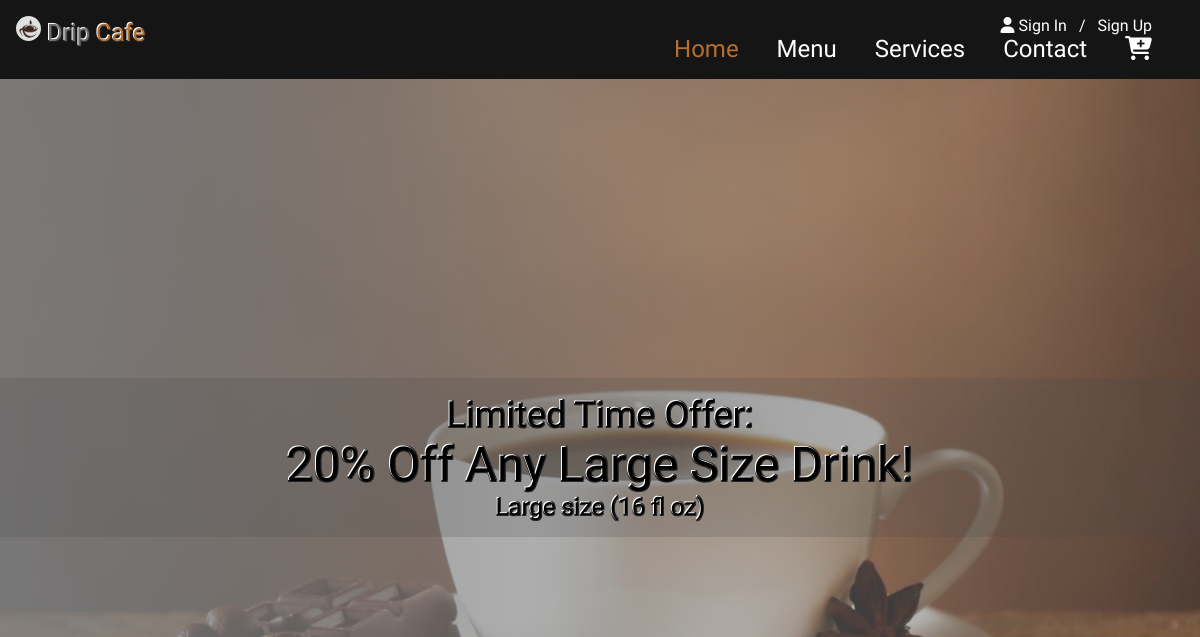
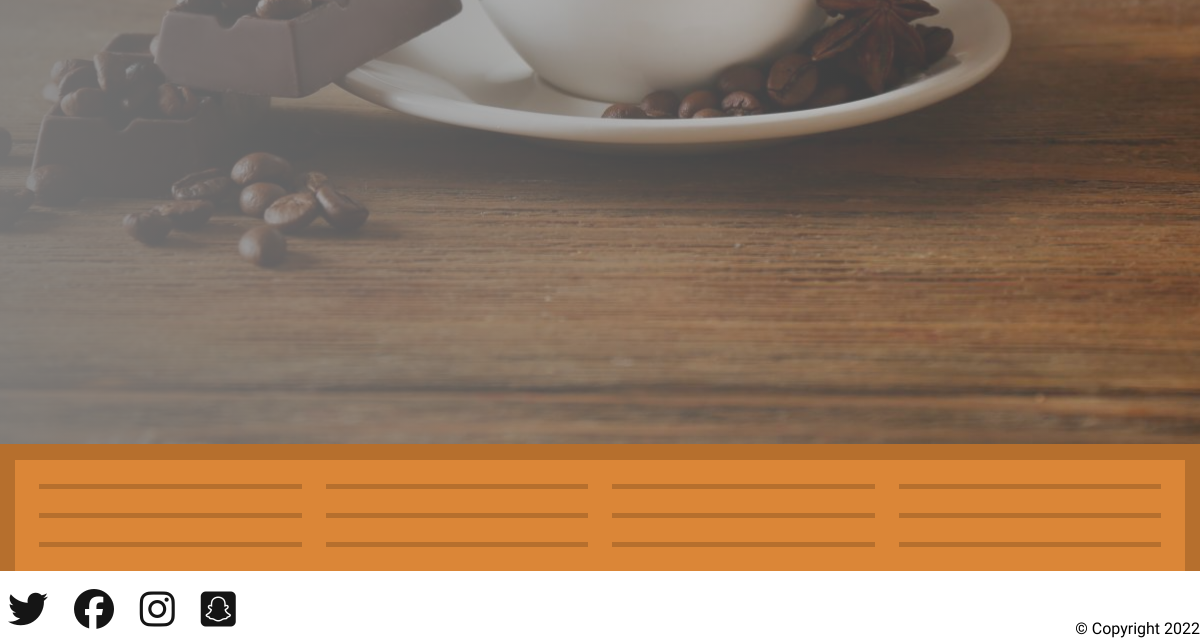
Before: /menu with the older database file (2 pictures, top to bottom).
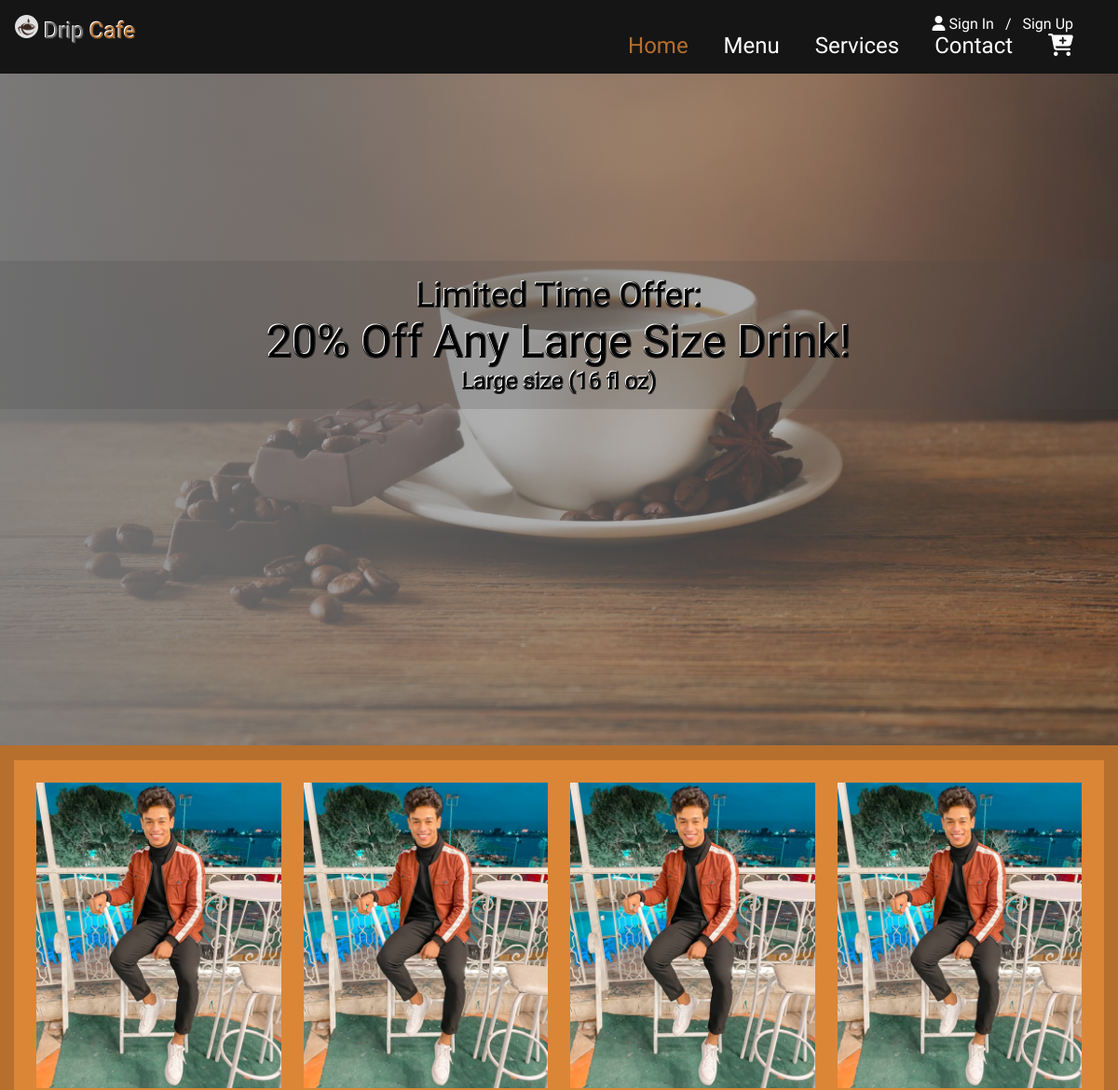
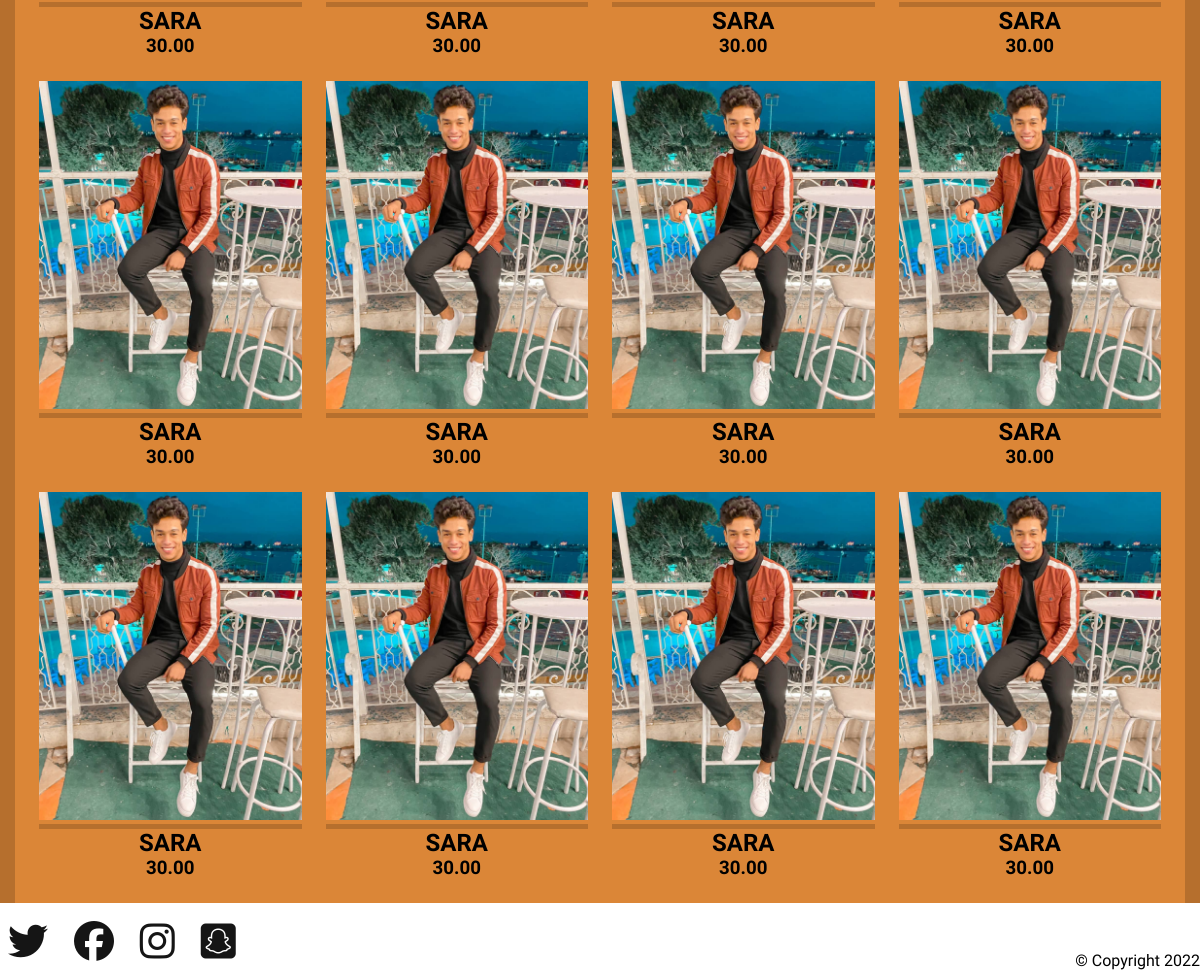
After: the same page with the newer database file (2 pictures, top to bottom).
### pages/models.py (models this page shows)
class Product(models.Model):
    name = models.CharField(max_length=150)
    price = models.DecimalField(max_digits=6, decimal_places=2, help_text="Price in USD")
    image = models.ImageField(upload_to='photos/%y/%m/%d')
    active=models.BooleanField(default=True)

### pages/views.py (the view)
# urls.py: path('menu', views.menu, name='menu'),
def menu(request):
    return render(request,'pages/menu.html',{'pro':Product.objects.all()})

### templates/pages/menu.html (shortened to what this page needs)
{% load  static %}
<!DOCTYPE html>
<html lang="en">
  <head>
    <link rel="stylesheet" href="{% static 'css/main.css'%}" />
  </head>
  <body>
    {% block content %}
    <header>
      <div class="second-header">
        {% include 'parts/navpar.html' %}
      </div>
    </header>
    <main>
      <section class="menu">
        <div class="pic-area">
          <div class="pic-area-text">
            <h2>Limited Time Offer:</h2>
            <h1>20% Off Any Large Size Drink!</h1>
            <h3>Large size (16 fl oz)</h3>
          </div>
        </div>
        <div class="flex">
          <div class="box">
            <div class="img-container">
              {% for x in pro %}
              <img src="{{x.image.url}}" alt="{{x.name}}" />
              {% endfor %}
              <div class="box__btns">
              </div>
            </div>
            {% for x in pro %}
            <h2>{{x.name}}</h2>
            <h3>{{x.price}}</h3>
            {% endfor %}
          </div>
          <div class="box">
            <div class="img-container">
              {% for x in pro %}
              <img src="{{x.image.url}}" alt="{{x.name}}" />
              {% endfor %}              <div class="box__btns">
              </div>
            </div>
            {% for x in pro %}
            <h2>{{x.name}}</h2>
            <h3>{{x.price}}</h3>
            {% endfor %}
          </div>
          <div class="box">
            <div class="img-container">
              {% for x in pro %}
              <img src="{{x.image.url}}" alt="{{x.name}}" />
              {% endfor %}
              <div class="box__btns">
              </div>
            </div>
            {% for x in pro %}
            <h2>{{x.name}}</h2>
            <h3>{{x.price}}</h3>
            {% endfor %}
          </div>
          <div class="box">
            <div class="img-container">
              {% for x in pro %}
              <img src="{{x.image.url}}" alt="{{x.name}}" />
              {% endfor %}              <div class="box__btns">
              </div>
            </div>
            {% for x in pro %}
            <h2>{{x.name}}</h2>
            <h3>{{x.price}}</h3>
            {% endfor %}
          </div>
          <div class="box">
            <div class="img-container">
              {% for x in pro %}
              <img src="{{x.image.url}}" alt="{{x.name}}" />
              {% endfor %}              <div class="box__btns">
              </div>
            </div>
            {% for x in pro %}
            <h2>{{x.name}}</h2>
            <h3>{{x.price}}</h3>
            {% endfor %}
          </div>
          <div class="box">
            <div class="img-container">
              {% for x in pro %}
              <img src="{{x.image.url}}" alt="{{x.name}}" />
              {% endfor %}
              <div class="box__btns">
              </div>
            </div>
            {% for x in pro %}
            <h2>{{x.name}}</h2>
            <h3>{{x.price}}</h3>
            {% endfor %}
          </div>
          <div class="box">
            <div class="img-container">
              {% for x in pro %}
              <img src="{{x.image.url}}" alt="{{x.name}}" />
              {% endfor %}
              <div class="box__btns">
              </div>
            </div>
            {% for x in pro %}
            <h2>{{x.name}}</h2>
            <h3>{{x.price}}</h3>
            {% endfor %}
          </div>
          <div class="box">
            <div class="img-container">
              {% for x in pro %}
              <img src="{{x.image.url}}" alt="{{x.name}}" />
              {% endfor %}                <div class="box__btns">
              </div>
            </div>
            {% for x in pro %}
            <h2>{{x.name}}</h2>
            <h3>{{x.price}}</h3>
            {% endfor %}
          </div>
          <div class="box">
            <div class="img-container">
              {% for x in pro %}
              <img src="{{x.image.url}}" alt="{{x.name}}" />
              {% endfor %}                <div class="box__btns">
              </div>
            </div>
            {% for x in pro %}
            <h2>{{x.name}}</h2>
            <h3>{{x.price}}</h3>
            {% endfor %}
          </div>
          <div class="box">
            <div class="img-container">
              {% for x in pro %}
              <img src="{{x.image.url}}" alt="{{x.name}}" />
              {% endfor %}                <div class="box__btns">
              </div>
            </div>
            {% for x in pro %}
            <h2>{{x.name}}</h2>
            <h3>{{x.price}}</h3>
            {% endfor %}
          </div>
          <div class="box">
            <div class="img-container">
              {% for x in pro %}
              <img src="{{x.image.url}}" alt="{{x.name}}" />
              {% endfor %}
              <div class="box__btns">
              </div>
            </div>
            {% for x in pro %}
            <h2>{{x.name}}</h2>
            <h3>{{x.price}}</h3>
            {% endfor %}
          </div>
          <div class="box">
            <div class="img-container">
              {% for x in pro %}
              <img src="{{x.image.url}}" alt="{{x.name}}" />
              {% endfor %}                <div class="box__btns">
              </div>
            </div>
            {% for x in pro %}
            <h2>{{x.name}}</h2>
            <h3>{{x.price}}</h3>
            {% endfor %}
          </div>
        </div>
      </section>
    </main>
  </body>
</html>
{% endblock content %}
{% include 'parts/footer.html' %}

### templates/parts/navpar.html
{% load static %}
<nav class="nav">
    <ul class="menu-nav">
      <li class="menu-nav__item">
        <a href="{% url 'index' %}" class="logo menu-nav__link">
          <img src="{% static 'img/favicon.png' %}" />
          <span class="logo-first">Drip</span>
               <span class="logo-last">Cafe</span>
             </a>
      </li>
      <li class="menu-nav__item">
        <a href="{% url 'signin' %}" class="sign-in menu-nav__link">
          <i class="fa fa-user" aria-hidden="true"></i>
          Sign In
        </a>
        <span class="menu-nav__link" id="slash">/</span>
        <a href="{% url 'signup' %}" class="sign-up menu-nav__link">
          Sign Up
        </a>
      </li>
      <br />
      <li class="menu-nav__item active">
        <a href="{% url 'index' %}" class="menu-nav__link"> Home </a>
      </li>
      <li class="menu-nav__item">
        <a href="{% url 'menu' %}" class="menu-nav__link"> Menu </a>
      </li>
      <li class="menu-nav__item">
        <a href="{% url 'services' %}" class="menu-nav__link"> Services </a>
      </li>
      <li class="menu-nav__item">
        <a href="{% url 'contact' %}" class="menu-nav__link"> Contact </a>
      </li>
      <li class="menu-nav__item">
        <a href="#!" class="menu-nav__link cart__openBtn">
            <i class="fa fa-cart-plus" aria-hidden="true"></i>
        </a>
      </li>
    </ul>
  </nav>

### templates/parts/footer.html
<footer>
    <div class="icons">
      <a href="#!">
        <i class="fab fa-twitter"></i>
      </a>
      <a href="#!">
        <i class="fab fa-facebook"></i>
      </a>
      <a href="#!">
        <i class="fab fa-instagram"></i>
      </a>
      <a href="#!">
        <i class="fab fa-snapchat-square"></i>
      </a>
    </div>
    <div class="copyright">&copy; Copyright 2022</div>
  </footer>

### project/static/css/main.css (style rules this page uses)
* { box-sizing:border-box;padding:0;margin:0 }
.menu { background-color:#b66f2d;font-family:"Baloo 2", cursive }
.menu .pic-area { height:100vh;padding-top:35vh;overflow:hidden;align-items:center;text-align:center;background:linear-gradient(to right, rgba(128,128,128,0.9), rgba(128,128,128,0.3)),url("../img/menu-bg.jpg") center top no-repeat;background-size:cover }
.menu .pic-area h1,.menu .pic-area h2,.menu .pic-area h3 { font-weight:400 }
.menu .pic-area h1 { text-shadow:-1px -1px 0 #fff,1px -1px 0 #252525,-1px 1px 0 #252525,1px 1px 0 #252525;font-size:48px }
.menu .pic-area h2 { text-shadow:-1px -1px 0 #fff,1px -1px 0 #252525,-1px 1px 0 #252525,1px 1px 0 #252525;font-size:36px }
.menu .pic-area h3 { text-shadow:-1px -1px 0 #fff,1px -1px 0 #252525,-1px 1px 0 #252525,1px 1px 0 #252525;font-size:24px }
.menu .pic-area .pic-area-text { padding:1rem;background:rgba(71,71,71,0.2) }
.menu .flex { background-color:#db8637;margin:1rem auto;padding:1.5rem;max-width:1170px;display:grid;grid-template-columns:repeat(auto-fit, minmax(260px, 1fr));grid-column-gap:1.5rem;grid-row-gap:1.5rem }
.menu .flex .box { position:relative;text-align:center }
.menu .flex .box .box__btns { position:absolute;top:0;height:100%;width:100%;z-index:1;display:grid;align-items:center;text-align:center }
.menu .flex .box .img-container { position:relative;border-bottom:5px solid #b66f2d;overflow:hidden }
.menu .flex .box .img-container img { width:100%;height:100% }
.menu .flex .box .img-container::after { content:"";position:absolute;top:100%;left:0;height:100%;width:100%;background:#707070;opacity:0;transition:all 0.5s ease-in-out }
.sign-in { font-family:"Baloo 2", cursive }
.sign-up { font-family:"Baloo 2", cursive }
@media screen and (min-width: 768px) { .second-header { position:fixed;z-index:2;width:100%;padding:1rem;background:#151515;transition:all 0.5s ease-in-out } }
@media screen and (min-width: 768px) { .nav { visibility:visible } }
@media screen and (min-width: 768px) { .nav .menu-nav { display:block;transform:translateY(0);height:100%;text-align:right } }
@media screen and (min-width: 768px) { .nav .menu-nav__item { display:inline } }
@media screen and (min-width: 768px) { .nav .menu-nav__link { font-size:1.5rem } }
@media screen and (min-width: 768px) { .nav .logo { font-family:"Marck Script", cursive;float:left;font-size:1.5rem;color:#e0e0e0 } }
@media screen and (min-width: 768px) { .nav .sign-in,.nav .sign-up { font-size:1rem } }
@media screen and (min-width: 768px) { .nav .sign-in { margin-right:0rem } }
@media screen and (min-width: 768px) { .nav #slash { color:white;font-size:1rem;margin:0 0.5rem } }
@media screen and (min-width: 768px) { .nav ul li { display:inline;font-family:"Baloo 2", cursive } }
@media screen and (min-width: 768px) { .nav a { outline:none;color:white;font-size:1.5rem;margin-right:2rem;text-decoration:none;transition:all 0.5s ease-in-out } }
html { transition:all 0.5s ease-in-out }
header .nav img { background:#e0e0e0;width:25px;height:25px;padding:0;margin:0;border:3px solid #e0e0e0 }
header .nav .menu-nav__item.active>a { color:#b66f2d }
header .cart__openBtn,header .cart__closeBtn { cursor:pointer }
header img { width:300px;height:300px;margin:1.5rem 0;border-radius:20rem;border:5px solid #b66f2d }
.logo-first { color:#707070;text-shadow:-1px -1px 0 #fff,1px -1px 0 #252525,-1px 1px 0 #252525,1px 1px 0 #252525 }
.logo-last { color:#b66f2d;text-shadow:-1px -1px 0 #fff,1px -1px 0 #252525,-1px 1px 0 #252525,1px 1px 0 #252525 }
footer { font-family:"Baloo 2", cursive }
footer .icons { font-size:2.5rem;display:inline;padding:0;margin:0 }
footer .icons a { color:#151515;outline:none;text-decoration:none;margin:0.5rem;transition:all 0.5s ease-in-out }
footer .copyright { padding:0;margin-top:2rem;float:right }

Changed rows visible on the page:
added Product: image (picture), name "SARA", price "30.00"
